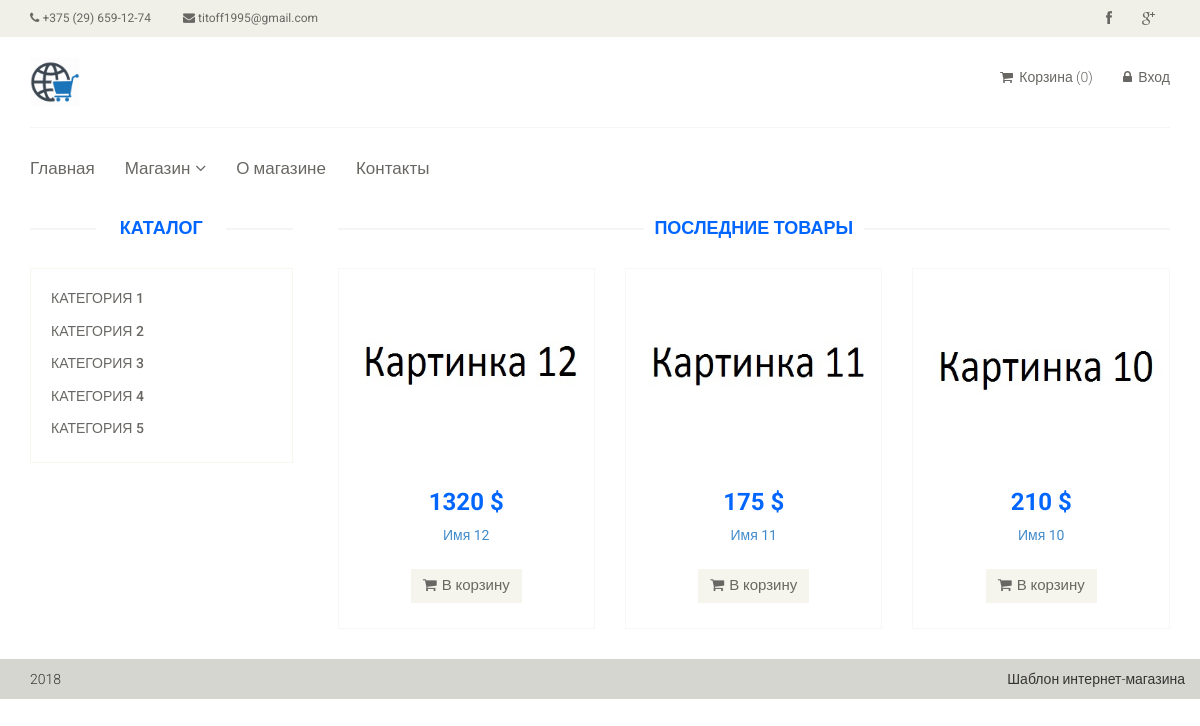
Page /catalog/ on the committed database.
### tables this page shows
CREATE TABLE `category` (
  `id` int(11) NOT NULL,
  `name` varchar(255) NOT NULL,
  `sort_order` int(11) NOT NULL DEFAULT '0',
  `status` int(11) NOT NULL DEFAULT '1'
);

CREATE TABLE `product` (
  `id` int(11) NOT NULL,
  `name` varchar(255) NOT NULL,
  `category_id` int(11) NOT NULL,
  `code` int(11) NOT NULL,
  `price` float NOT NULL,
  `availability` int(11) NOT NULL,
  `brand` varchar(255) NOT NULL,
  `image` varchar(255) NOT NULL,
  `description` text NOT NULL,
  `is_new` int(11) NOT NULL DEFAULT '0',
  `is_recommended` int(11) NOT NULL DEFAULT '0',
  `status` int(11) NOT NULL DEFAULT '1'
);

### config/routes.php (called while the page is built)
<?php
return array(
    'about'=>'site/about/',
    'product/([0-9]+)' => 'product/view/$1',
    'catalog' => 'catalog/index',
    'category/([0-9]+)/page-([0-9]+)' => 'catalog/category/$1/$2',
    'category/([0-9]+)' => 'catalog/category/$1',
     'cart/delete/([0-9]+)' => 'cart/delete/$1',
    'cart/checkout' => 'cart/checkout',
    'cart/add/([0-9]+)'=> 'cart/add/$1',
    'cart/addAjax/([0-9]+)'=> 'cart/addAjax/$1',
    'cart'=> 'cart/index',
    'contacts' => 'site/contact',
    'user/register' => 'user/register',
    'cabinet/edit' => 'cabinet/edit',
    'cabinet' => 'cabinet/index',
    'user/login' => 'user/login',
    'user/logout' => 'user/logout',
    '' => 'site/index',
);

### controllers/CatalogController.php (called while the page is built, shortened)
<?php
include_once ROOT . '/models/Category.php';
include_once ROOT . '/models/Product.php';
class CatalogController {
public function actionIndex()
    {
        $categories = Category::getCategoriesList();
        $latestProducts = Product::getLatestProducts(3);
        require_once (ROOT.'/views/catalog/index.php');
        return true;
    }
}

### index.php (called while the page is built, shortened)
<?php
$router = new Router();
$router->run();

### models/Category.php (called while the page is built)
<?php
class Category {
     public static function getCategoriesList() {
        $db = Db::getConnection();
        $categoryList = array();
        $result = $db->query("SELECT id, name "
                ." FROM category ORDER BY sort_order ASC  ");
        $i = 0;
        while ($row = $result->fetch(PDO::FETCH_ASSOC) ){
            $categoryList[$i]['id'] = $row['id'];
            $categoryList[$i]['name'] = $row['name'];
            $i++;
        }
        return $categoryList;
}}

### models/Product.php (called while the page is built, shortened)
<?php
class Product {
    public static function getLatestProducts($count = self::SHOW_BY_DEFAULT) {
        $count = intval($count);
        $db = Db::getConnection();
        $productsList = array();
        $result = $db->query("SELECT id, name, price, image, is_new "
                ." FROM product WHERE status = '1' ".
                " ORDER BY id DESC LIMIT ".$count);
        $i = 0;
        while ($row = $result->fetch(PDO::FETCH_ASSOC) ){
            $productsList[$i]['id'] = $row['id'];
            $productsList[$i]['name'] = $row['name'];
            $productsList[$i]['price'] = $row['price'];
            $productsList[$i]['image'] = $row['image'];
            $productsList[$i]['is_new'] = $row['is_new'];
            $i++;
        }
        return $productsList;
    }
        public static function getImage($id)
    {
        $noImage = 'no-image.jpg';
        $path = '/upload/images/products/';
        $pathToProductImage = $path . $id . '.jpg';
        if (file_exists($_SERVER['DOCUMENT_ROOT'].$pathToProductImage)) {
            return $pathToProductImage;
        }
        return $path . $noImage;
    }
}

### views/catalog/index.php (the view, shortened to what this page needs)
<?php include ROOT.'/views/layouts/header.php'; ?>
        <section>
            <div class="container">
                <div class="row">
                    <div class="col-sm-3">
                        <div class="left-sidebar">
                            <h2>Каталог</h2>
                            <div class="panel-group category-products">
                                <?php foreach ($categories as $categoryItem): ?>
                                <div class="panel panel-default">
                                    <div class="panel-heading">
                                        <h4 class="panel-title">
                                            <a href="/category/<?php
                                                echo $categoryItem["id"];?>">
                                            <?php echo $categoryItem["name"];?>
                                            </a>
                                        </h4>
                                    </div>
                                </div>
                                <?php endforeach; ?>
                            </div>
                        </div>
                    </div>
                    <div class="col-sm-9 padding-right">
                        <div class="features_items">
                            <h2 class="title text-center">Последние товары</h2>
                            <?php foreach ($latestProducts as $product): ?>
                            <div class="col-sm-4">
                                <div class="product-image-wrapper">
                                    <div class="single-products">
                                        <div class="productinfo text-center">
                                            <img src="<?php echo Product::getImage($product['id']); ?>" alt="" />
                                            <h2> <?php echo $product['price']; ?> $</h2>
                                            <p><a href="/product/<?php echo $product['id']; ?>"><?php echo $product['name']; ?></a></p>
                                            <a href="#" data-id="<?php echo $product['id']; ?>" class="btn btn-default add-to-cart"><i class="fa fa-shopping-cart"></i>В корзину</a>
                                        </div>
                                    </div>
                                </div>
                            </div>
                           <?php endforeach; ?>
                        </div>
                    </div>
                </div>
            </div>
        </section>
<?php include ROOT.'/views/layouts/footer.php'; ?>

### components/Router.php (shortened to what this page needs)
<?php
class Router {
    private $routes;
    public function __construct() {
        $routesPath = ROOT. '/config/routes.php';
        $this->routes = include($routesPath);
    }
    private function getURI(){
        if(!empty($_SERVER['REQUEST_URI'])){
            return trim($_SERVER['REQUEST_URI'], '/' ) ;
        }
    }
    public function run() {
        $uri = $this->getURI();
        foreach ($this->routes as $uriPattern => $path){
            if (preg_match("~$uriPattern~", $uri)){
                    $internalRoute = preg_replace("~$uriPattern~", $path, $uri);
                $segments = explode('/', $internalRoute);
                $controllerName = array_shift($segments).'Controller';
                $actionName = 'action'.ucfirst(array_shift($segments));
                $parameters=$segments;
                $controllerObject = new $controllerName;
                $result = call_user_func_array(array($controllerObject, $actionName), $parameters);
                if ($result!=null){
                    break;
                }
    } }
     }
            }

### template/css/main.css (style rules this page uses)
body { font-family: 'Roboto', sans-serif; background:; position: relative; font-weight:400px; }
a { -webkit-transition: 300ms; -moz-transition: 300ms; -o-transition: 300ms; transition: 300ms; }
h1, h2, h3, h4, h5, h6 { font-family: 'Roboto', sans-serif; }
.category-products { border: 1px solid #F7F7F0; margin-bottom: 35px; padding-bottom: 20px; padding-top: 15px; }
.left-sidebar h2, .brands_products h2 { color: #0066FF; font-family: 'Roboto', sans-serif; font-size: 18px; font-weight: 700; margin: 0 auto 30px; text-align: center; text-transform: uppercase; position: relative; z-index:3; }
.left-sidebar h2:after, h2.title:after { content: " "; position: absolute; border: 1px solid #f5f5f5; bottom:8px; left: 0; width: 100%; height: 0; z-index: -2; }
.left-sidebar h2:before { content: " "; position: absolute; background: #fff; bottom: -6px; width: 130px; height: 30px; z-index: -1; left: 50%; margin-left: -65px; }
h2.title:before { content: " "; position: absolute; background: #fff; bottom: -6px; width: 220px; height: 30px; z-index: -1; left: 50%; margin-left: -110px; }
.category-products .panel { background-color: #FFFFFF; border: 0px; border-radius: 0px; box-shadow:none; margin-bottom: 0px; }
.category-products .panel-default .panel-heading { background-color: #FFFFFF; border: 0 none; color: #FFFFFF; padding: 5px 20px; }
.category-products .panel-default .panel-heading .panel-title a { color: #696763; font-family: 'Roboto', sans-serif; font-size: 14px; text-decoration: none; text-transform: uppercase; }
.padding-right { padding-right: 0; }
.features_items { overflow:hidden; }
h2.title { color: #0066FF; font-family: 'Roboto', sans-serif; font-size: 18px; font-weight: 700; margin: 0 15px; text-transform: uppercase; margin-bottom: 30px; position: relative; }
.product-image-wrapper { border:1px solid #F7F7F5; overflow: hidden; margin-bottom:30px; }
.single-products { position: relative; }
.productinfo h2 { color: #0066FF; font-family: 'Roboto', sans-serif; font-size: 24px; font-weight: 700; }
.productinfo p { font-family: 'Roboto', sans-serif; font-size: 14px; font-weight: 400; color: #696763; height: 34px; }
.productinfo img { width: 100%; height: 200px; }
.productinfo { position:relative; }
.add-to-cart { background:#F5F5ED; border: 0 none; border-radius: 0; color: #696763; font-family: 'Roboto', sans-serif; font-size: 15px; margin-bottom: 25px; }
.add-to-cart i { margin-right:5px; }

### rows in the picture
category: name "КАТЕГОРИЯ 1"
category: name "КАТЕГОРИЯ 2"
category: name "КАТЕГОРИЯ 3"
category: name "КАТЕГОРИЯ 4"
category: name "КАТЕГОРИЯ 5"
product: shows a picture, price "1320", name "Имя 12"
product: shows a picture, price "175", name "Имя 11"
product: shows a picture, price "210", name "Имя 10"
